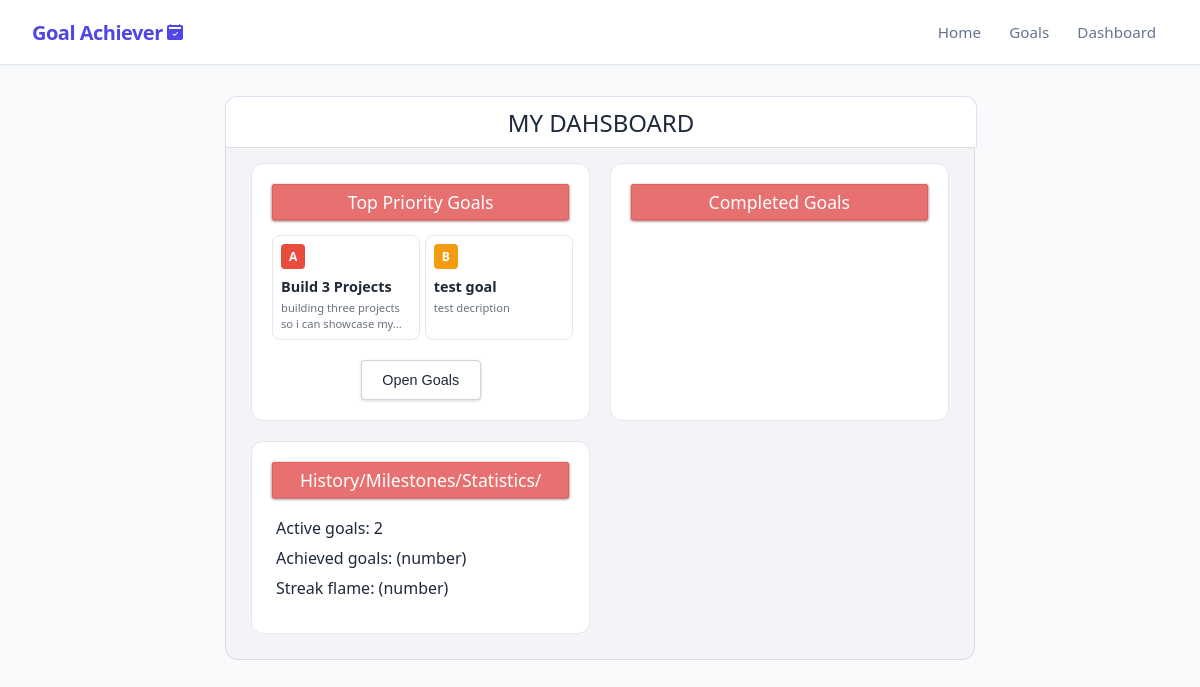
Before: / with the older database file.
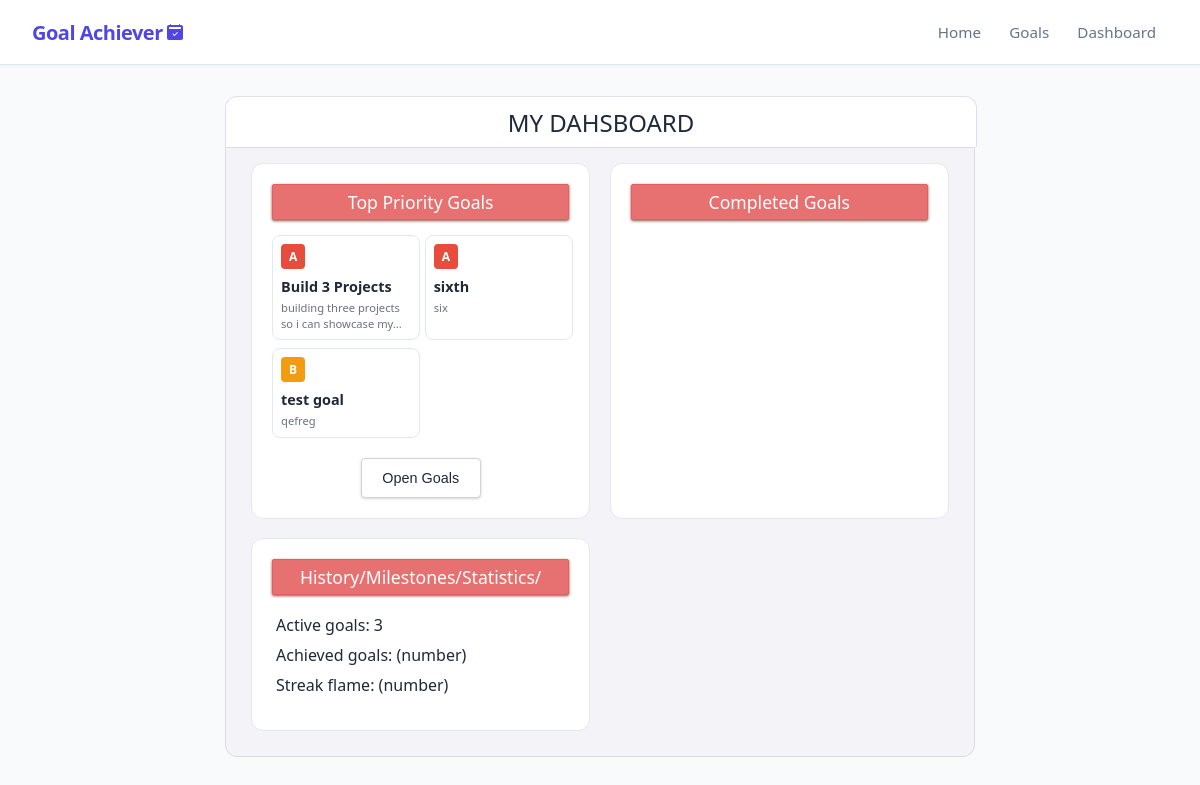
After: the same page with the newer database file.
### app/models_db.py (models this page shows, shortened)
class Goal(db.Model):
    __tablename__ = 'goals'
    id = db.Column(db.Integer, primary_key=True)
    title = db.Column(db.String(100), nullable=False)
    description = db.Column(db.Text, nullable=False)
    is_completed = db.Column(db.Boolean, default=False)
    progress_percentage = db.Column(db.Float, default=0.0)
    difficulty = db.Column(db.String(20), nullable=False, default='Medium')
    priority = db.Column(db.String(1), nullable=False, default='b')
    created_at = db.Column(db.DateTime, default=datetime.now(timezone.utc), nullable=False)
    tasks = db.relationship('Task', backref='goal', cascade="all, delete-orphan", lazy=True)

### app/routes.py (the view)
@main.route("/")
def home():
    goals = Goal.query.order_by(Goal.priority.asc()).all()
    goal_count = Goal.query.count()
    return render_template("index.html", goals=goals, goal_count=goal_count)

### app/templates/index.html
{% extends 'base.html' %}
{% block content %}
    <div class="homepage-header">
            <h1>my dahsboard</h1>
        </div>
    <div class="home-container">
        <div class="homepage-card-container">
            <div class="homepage-card">
                <div class="card-header">
                    <h2>Top priority goals</h2>
                </div>
                <div class="active-goals-grid">
                    {% for goal in goals[:5] %}
                        <div class="goal-card">
                            <span class="badge badge-{{ goal.priority }}">{{ goal.priority }}</span>
                            <h3 class="goal-title">{{ goal.title }}</h3>
                            <p class="goal-description">{{ goal.description | truncate(50) }}</p>
                        </div>
                    {% endfor %}
                </div>
                    <div style="display: flex; align-items: center; padding: 0px 12px; margin: 20px 0px; margin-bottom: 0px;">
                        <a href="/goals" style="text-decoration: none; width: 120px; overflow: visible; margin: 0 auto;">
                            <button class="homepage-action-btn">Open Goals</button>
                        </a>
                    </div>
            </div>
            <div class="homepage-card">
                <div class="card-header">
                    <h2>completed goals</h2>
                </div>
            </div>
            <div class="homepage-card">
                <div class="card-header">
                    <h2>history/milestones/statistics/</h2>
                </div>
                <ul>
                    <li>Active goals: {{goal_count}}</li>
                    <li>Achieved goals: (number)</li>
                    <li>Streak flame: (number)</li>
                </ul>
            </div>
        </div>
    </div>
{% endblock %}

Changed rows visible on the page:
added Goal: priority "A", title "sixth", description "six"
changed Goal "test goal": description "test decription" → "qefreg"
Other visible differences:
{{ goal_count }}: "2" → "3"
